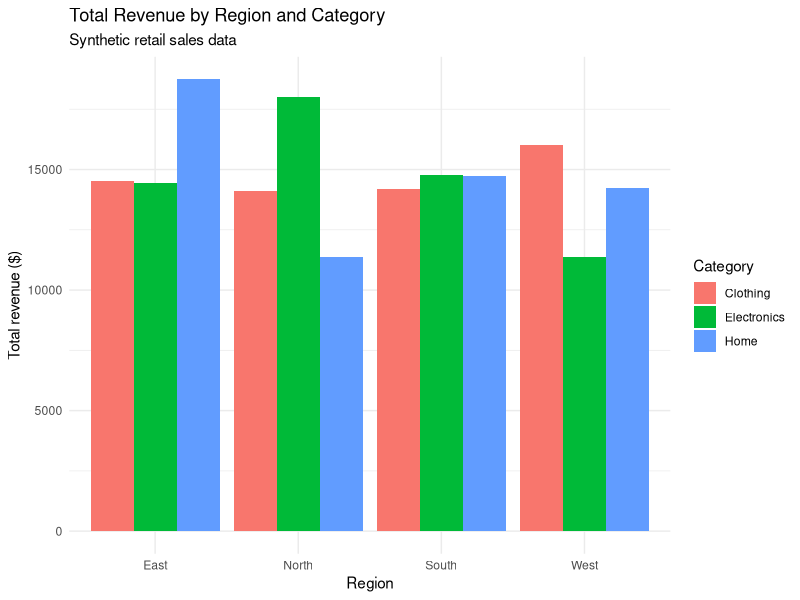

Source code (R):
## ---- chunk 1
knitr::opts_chunk$set(
  echo = TRUE,
  message = FALSE,
  warning = FALSE,
  fig.width = 8,
  fig.height = 5,
  fig.align = "center"
)
## ---- chunk 2
library(dplyr)
library(ggplot2)
## ---- chunk 3
seed_value <- 400
n_orders   <- 500
output_dir <- "output"
## ---- chunk 4
set.seed(seed_value)

sales <- tibble(
  order_id   = seq_len(n_orders),
  order_date = sample(
    seq(as.Date("2025-01-01"), as.Date("2025-12-31"), by = "day"),
    n_orders,
    replace = TRUE
  ),
  region     = sample(c("East", "West", "North", "South"), n_orders, replace = TRUE),
  category   = sample(c("Electronics", "Home", "Clothing"), n_orders, replace = TRUE),
  units      = sample(1:10, n_orders, replace = TRUE),
  unit_price = round(runif(n_orders, min = 5, max = 120), 2)
)

knitr::kable(head(sales), caption = "First six rows of the synthetic dataset")
## ---- chunk 5
sales_clean <- sales |>
  filter(!is.na(units), !is.na(unit_price)) |>
  mutate(
    revenue = units * unit_price,
    month   = format(order_date, "%Y-%m")
  )

glimpse(sales_clean)
## ---- chunk 6
regional_summary <- sales_clean |>
  group_by(region, category) |>
  summarise(
    orders          = n(),
    total_units     = sum(units),
    total_revenue   = sum(revenue),
    avg_order_value = mean(revenue),
    .groups = "drop"
  ) |>
  arrange(region, desc(total_revenue))

knitr::kable(
  regional_summary,
  digits = 2,
  format.args = list(big.mark = ","),
  caption = "Revenue summary by region and category"
)
## ---- chunk 7
revenue_plot <- ggplot(
  regional_summary,
  aes(x = region, y = total_revenue, fill = category)
) +
  geom_col(position = "dodge") +
  labs(
    title = "Total Revenue by Region and Category",
    subtitle = "Synthetic retail sales data",
    x = "Region",
    y = "Total revenue ($)",
    fill = "Category"
  ) +
  theme_minimal()

revenue_plot
## ---- chunk 8
sessionInfo()
